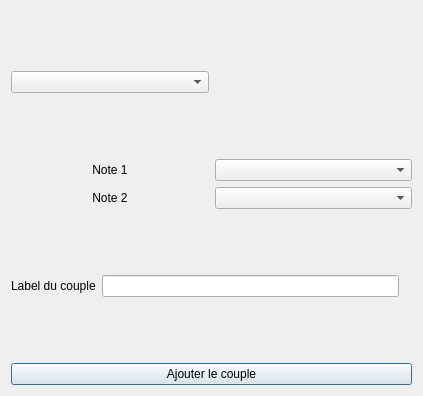
<?xml version="1.0" encoding="UTF-8"?>
<ui version="4.0">
 <class>addcoupledialog</class>
 <widget class="QDialog" name="addcoupledialog">
  <property name="geometry">
   <rect>
    <x>0</x>
    <y>0</y>
    <width>423</width>
    <height>396</height>
   </rect>
  </property>
  <property name="windowTitle">
   <string>Nouveau couple</string>
  </property>
  <layout class="QVBoxLayout" name="NouveauCouple">
   <item>
    <layout class="QHBoxLayout" name="relationLayout">
     <item>
      <widget class="QComboBox" name="comboRelation">
       <property name="currentText">
        <string/>
       </property>
      </widget>
     </item>
     <item>
      <widget class="QLabel" name="isOrientedLabel">
       <property name="text">
        <string/>
       </property>
      </widget>
     </item>
    </layout>
   </item>
   <item>
    <layout class="QHBoxLayout" name="note1Layout">
     <item>
      <widget class="QLabel" name="labelNote1">
       <property name="text">
        <string>Note 1</string>
       </property>
       <property name="alignment">
        <set>Qt::AlignCenter</set>
       </property>
      </widget>
     </item>
     <item>
      <widget class="QComboBox" name="comboNote1"/>
     </item>
    </layout>
   </item>
   <item>
    <layout class="QHBoxLayout" name="note2Layout">
     <item>
      <widget class="QLabel" name="labelNote2">
       <property name="layoutDirection">
        <enum>Qt::LeftToRight</enum>
       </property>
       <property name="autoFillBackground">
        <bool>false</bool>
       </property>
       <property name="text">
        <string>Note 2</string>
       </property>
       <property name="alignment">
        <set>Qt::AlignCenter</set>
       </property>
      </widget>
     </item>
     <item>
      <widget class="QComboBox" name="comboNote2"/>
     </item>
    </layout>
   </item>
   <item>
    <layout class="QHBoxLayout" name="labelLayout">
     <item>
      <widget class="QLabel" name="labelCouple">
       <property name="text">
        <string>Label du couple</string>
       </property>
      </widget>
     </item>
     <item>
      <widget class="QLineEdit" name="labelEdit"/>
     </item>
     <item>
      <widget class="QLabel" name="notificationLabel">
       <property name="text">
        <string/>
       </property>
      </widget>
     </item>
    </layout>
   </item>
   <item>
    <widget class="QPushButton" name="submitButton">
     <property name="text">
      <string>Ajouter le couple</string>
     </property>
    </widget>
   </item>
  </layout>
 </widget>
 <resources/>
 <connections/>
</ui>
